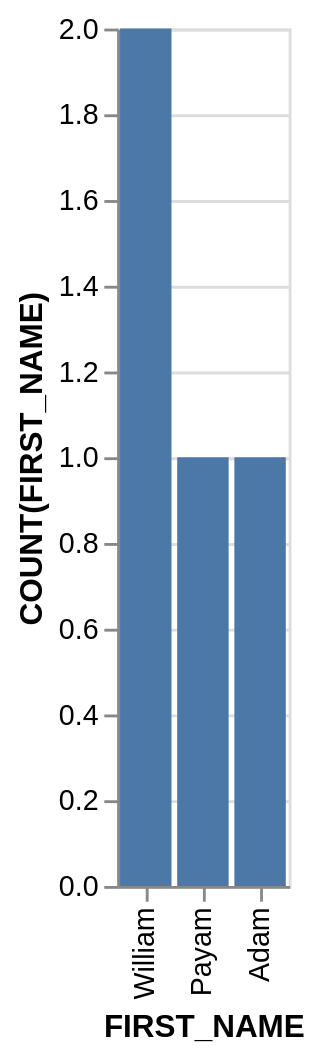

Source (Vega-Lite JSON):
### Vega-Lite specification from a JSON file in a GitHub repository (floating-point values rounded to 4 significant figures)
{"data": {"values": [{"x_data": "Adam", "y_data": 1}, {"x_data": "Payam", "y_data": 1}, {"x_data": "William", "y_data": 2}]}, "mark": "bar", "encoding": {"x": {"field": "x_data", "type": "nominal", "title": "FIRST_NAME", "sort": "descending"}, "y": {"field": "y_data", "type": "quantitative", "title": "COUNT(FIRST_NAME)"}}}
